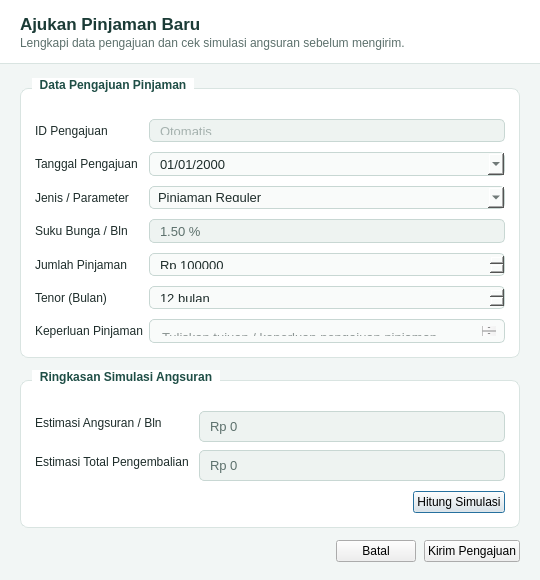
<?xml version="1.0" encoding="UTF-8"?>
<ui version="4.0">
 <class>DialogTambahPengajuan</class>
 <widget class="QDialog" name="DialogTambahPengajuan">
  <property name="geometry">
   <rect>
    <x>0</x>
    <y>0</y>
    <width>540</width>
    <height>580</height>
   </rect>
  </property>
  <property name="minimumSize">
   <size>
    <width>480</width>
    <height>540</height>
   </size>
  </property>
  <property name="windowTitle">
   <string>Ajukan Pinjaman Baru</string>
  </property>
  <property name="styleSheet">
   <string notr="true">QDialog {
    background-color: #F2F6F5;
    font-family: "Segoe UI", "Helvetica Neue", Arial, sans-serif;
    color: #1E2D2B;
    font-size: 13px;
}

QFrame#frameDialogHeader {
    background-color: #FFFFFF;
    border-bottom: 1px solid #D9E4E1;
}

QLabel#lblDialogTitle {
    color: #1B3B36;
    font-size: 17px;
    font-weight: bold;
}

QLabel#lblDialogSubtitle {
    color: #5C706C;
    font-size: 12px;
}

QGroupBox {
    background-color: #FFFFFF;
    border: 1px solid #D9E4E1;
    border-radius: 8px;
    margin-top: 10px;
    padding-top: 14px;
    font-weight: bold;
    color: #1B3B36;
}

QGroupBox::title {
    subcontrol-origin: margin;
    left: 12px;
    padding: 0 6px;
    background-color: #FFFFFF;
    color: #1F4E46;
}

QLabel {
    color: #1E2D2B;
}

QLineEdit, QComboBox, QDateEdit, QSpinBox, QDoubleSpinBox, QPlainTextEdit {
    background-color: #F9FBFA;
    border: 1px solid #C8D7D3;
    border-radius: 5px;
    padding: 6px 8px;
    color: #1E2D2B;
    font-size: 13px;
}

QLineEdit:focus, QComboBox:focus, QDateEdit:focus, QSpinBox:focus, QDoubleSpinBox:focus, QPlainTextEdit:focus {
    border: 1px solid #2A7B6F;
    background-color: #FFFFFF;
}

QLineEdit:read-only {
    background-color: #EEF3F1;
    color: #5C706C;
}

QPushButton[btnType="primary"] {
    background-color: #266D61;
    color: #FFFFFF;
    border: none;
    border-radius: 5px;
    padding: 7px 14px;
    font-weight: bold;
}

QPushButton[btnType="primary"]:hover {
    background-color: #1F5B51;
}

QPushButton[btnType="secondary"] {
    background-color: #2A6F8E;
    color: #FFFFFF;
    border: none;
    border-radius: 5px;
    padding: 7px 14px;
    font-weight: bold;
}

QPushButton[btnType="secondary"]:hover {
    background-color: #215973;
}

QPushButton[btnType="neutral"] {
    background-color: #EDF3F1;
    color: #2B423E;
    border: 1px solid #C8D7D3;
    border-radius: 5px;
    padding: 7px 14px;
}

QPushButton[btnType="neutral"]:hover {
    background-color: #DFEAE6;
}</string>
  </property>
  <layout class="QVBoxLayout" name="layoutTambahPengajuanRoot">
   <property name="spacing">
    <number>0</number>
   </property>
   <property name="leftMargin">
    <number>0</number>
   </property>
   <property name="topMargin">
    <number>0</number>
   </property>
   <property name="rightMargin">
    <number>0</number>
   </property>
   <property name="bottomMargin">
    <number>0</number>
   </property>
   <item>
    <widget class="QFrame" name="frameDialogHeader">
     <property name="frameShape">
      <enum>QFrame::NoFrame</enum>
     </property>
     <layout class="QVBoxLayout" name="layoutDialogHeader">
      <property name="spacing">
       <number>2</number>
      </property>
      <property name="leftMargin">
       <number>20</number>
      </property>
      <property name="topMargin">
       <number>14</number>
      </property>
      <property name="rightMargin">
       <number>20</number>
      </property>
      <property name="bottomMargin">
       <number>14</number>
      </property>
      <item>
       <widget class="QLabel" name="lblDialogTitle">
        <property name="text">
         <string>Ajukan Pinjaman Baru</string>
        </property>
       </widget>
      </item>
      <item>
       <widget class="QLabel" name="lblDialogSubtitle">
        <property name="text">
         <string>Lengkapi data pengajuan dan cek simulasi angsuran sebelum mengirim.</string>
        </property>
       </widget>
      </item>
     </layout>
    </widget>
   </item>
   <item>
    <layout class="QVBoxLayout" name="layoutTambahPengajuanBody">
     <property name="spacing">
      <number>12</number>
     </property>
     <property name="leftMargin">
      <number>20</number>
     </property>
     <property name="topMargin">
      <number>14</number>
     </property>
     <property name="rightMargin">
      <number>20</number>
     </property>
     <property name="bottomMargin">
      <number>18</number>
     </property>
     <item>
      <widget class="QGroupBox" name="grpDataPengajuan">
       <property name="title">
        <string>Data Pengajuan Pinjaman</string>
       </property>
       <layout class="QFormLayout" name="formTambahPengajuan">
        <property name="verticalSpacing">
         <number>10</number>
        </property>
        <property name="leftMargin">
         <number>14</number>
        </property>
        <property name="topMargin">
         <number>16</number>
        </property>
        <property name="rightMargin">
         <number>14</number>
        </property>
        <property name="bottomMargin">
         <number>14</number>
        </property>
        <item row="0" column="0">
         <widget class="QLabel" name="lblTambahId">
          <property name="text">
           <string>ID Pengajuan</string>
          </property>
         </widget>
        </item>
        <item row="0" column="1">
         <widget class="QLineEdit" name="txtTambahId">
          <property name="readOnly">
           <bool>true</bool>
          </property>
          <property name="placeholderText">
           <string>Otomatis</string>
          </property>
         </widget>
        </item>
        <item row="1" column="0">
         <widget class="QLabel" name="lblTambahTanggal">
          <property name="text">
           <string>Tanggal Pengajuan</string>
          </property>
         </widget>
        </item>
        <item row="1" column="1">
         <widget class="QDateEdit" name="dtTambahTanggal">
          <property name="calendarPopup">
           <bool>true</bool>
          </property>
          <property name="displayFormat">
           <string>dd/MM/yyyy</string>
          </property>
         </widget>
        </item>
        <item row="2" column="0">
         <widget class="QLabel" name="lblTambahJenis">
          <property name="text">
           <string>Jenis / Parameter</string>
          </property>
         </widget>
        </item>
        <item row="2" column="1">
         <widget class="QComboBox" name="cmbTambahJenis">
          <item>
           <property name="text">
            <string>Pinjaman Reguler</string>
           </property>
          </item>
          <item>
           <property name="text">
            <string>Pinjaman Mikro / Usaha</string>
           </property>
          </item>
          <item>
           <property name="text">
            <string>Pinjaman Darurat</string>
           </property>
          </item>
         </widget>
        </item>
        <item row="3" column="0">
         <widget class="QLabel" name="lblTambahBunga">
          <property name="text">
           <string>Suku Bunga / Bln</string>
          </property>
         </widget>
        </item>
        <item row="3" column="1">
         <widget class="QLineEdit" name="txtTambahBunga">
          <property name="text">
           <string>1.50 %</string>
          </property>
          <property name="readOnly">
           <bool>true</bool>
          </property>
         </widget>
        </item>
        <item row="4" column="0">
         <widget class="QLabel" name="lblTambahJumlah">
          <property name="text">
           <string>Jumlah Pinjaman</string>
          </property>
         </widget>
        </item>
        <item row="4" column="1">
         <widget class="QDoubleSpinBox" name="spnTambahJumlah">
          <property name="prefix">
           <string>Rp </string>
          </property>
          <property name="decimals">
           <number>0</number>
          </property>
          <property name="minimum">
           <double>100000.000000000000000</double>
          </property>
          <property name="maximum">
           <double>500000000.000000000000000</double>
          </property>
          <property name="singleStep">
           <double>500000.000000000000000</double>
          </property>
          <property name="value">
           <double>5000000.000000000000000</double>
          </property>
         </widget>
        </item>
        <item row="5" column="0">
         <widget class="QLabel" name="lblTambahTenor">
          <property name="text">
           <string>Tenor (Bulan)</string>
          </property>
         </widget>
        </item>
        <item row="5" column="1">
         <widget class="QSpinBox" name="spnTambahTenor">
          <property name="suffix">
           <string> bulan</string>
          </property>
          <property name="minimum">
           <number>1</number>
          </property>
          <property name="maximum">
           <number>120</number>
          </property>
          <property name="value">
           <number>12</number>
          </property>
         </widget>
        </item>
        <item row="6" column="0">
         <widget class="QLabel" name="lblTambahKeperluan">
          <property name="text">
           <string>Keperluan Pinjaman</string>
          </property>
         </widget>
        </item>
        <item row="6" column="1">
         <widget class="QPlainTextEdit" name="txtTambahKeperluan">
          <property name="maximumSize">
           <size>
            <width>16777215</width>
            <height>72</height>
           </size>
          </property>
          <property name="placeholderText">
           <string>Tuliskan tujuan / keperluan pengajuan pinjaman...</string>
          </property>
         </widget>
        </item>
       </layout>
      </widget>
     </item>
     <item>
      <widget class="QGroupBox" name="grpRingkasanSimulasiTambah">
       <property name="title">
        <string>Ringkasan Simulasi Angsuran</string>
       </property>
       <layout class="QVBoxLayout" name="layoutSimulasiTambah">
        <property name="spacing">
         <number>10</number>
        </property>
        <property name="leftMargin">
         <number>14</number>
        </property>
        <property name="topMargin">
         <number>16</number>
        </property>
        <property name="rightMargin">
         <number>14</number>
        </property>
        <property name="bottomMargin">
         <number>14</number>
        </property>
        <item>
         <layout class="QFormLayout" name="formSimulasiTambah">
          <property name="verticalSpacing">
           <number>8</number>
          </property>
          <item row="0" column="0">
           <widget class="QLabel" name="lblEstAngsuranPerBulan">
            <property name="text">
             <string>Estimasi Angsuran / Bln</string>
            </property>
           </widget>
          </item>
          <item row="0" column="1">
           <widget class="QLineEdit" name="txtTambahEstAngsuran">
            <property name="text">
             <string>Rp 0</string>
            </property>
            <property name="readOnly">
             <bool>true</bool>
            </property>
           </widget>
          </item>
          <item row="1" column="0">
           <widget class="QLabel" name="lblEstTotalBayar">
            <property name="text">
             <string>Estimasi Total Pengembalian</string>
            </property>
           </widget>
          </item>
          <item row="1" column="1">
           <widget class="QLineEdit" name="txtTambahEstTotal">
            <property name="text">
             <string>Rp 0</string>
            </property>
            <property name="readOnly">
             <bool>true</bool>
            </property>
           </widget>
          </item>
         </layout>
        </item>
        <item>
         <layout class="QHBoxLayout" name="layoutSimulasiTambahBtn">
          <item>
           <spacer name="spacerSimulasiTambah">
            <property name="orientation">
             <enum>Qt::Horizontal</enum>
            </property>
            <property name="sizeHint" stdset="0">
             <size>
              <width>40</width>
              <height>20</height>
             </size>
            </property>
           </spacer>
          </item>
          <item>
           <widget class="QPushButton" name="btnHitungSimulasiTambah">
            <property name="text">
             <string>Hitung Simulasi</string>
            </property>
            <property name="btnType" stdset="0">
             <string>secondary</string>
            </property>
           </widget>
          </item>
         </layout>
        </item>
       </layout>
      </widget>
     </item>
     <item>
      <layout class="QHBoxLayout" name="layoutTambahButtons">
       <property name="spacing">
        <number>8</number>
       </property>
       <item>
        <spacer name="spacerTambahButtons">
         <property name="orientation">
          <enum>Qt::Horizontal</enum>
         </property>
         <property name="sizeHint" stdset="0">
          <size>
           <width>40</width>
           <height>20</height>
          </size>
         </property>
        </spacer>
       </item>
       <item>
        <widget class="QPushButton" name="btnBatalTambah">
         <property name="text">
          <string>Batal</string>
         </property>
         <property name="btnType" stdset="0">
          <string>neutral</string>
         </property>
        </widget>
       </item>
       <item>
        <widget class="QPushButton" name="btnKirimPengajuan">
         <property name="text">
          <string>Kirim Pengajuan</string>
         </property>
         <property name="btnType" stdset="0">
          <string>primary</string>
         </property>
        </widget>
       </item>
      </layout>
     </item>
    </layout>
   </item>
  </layout>
 </widget>
 <resources/>
 <connections/>
</ui>
